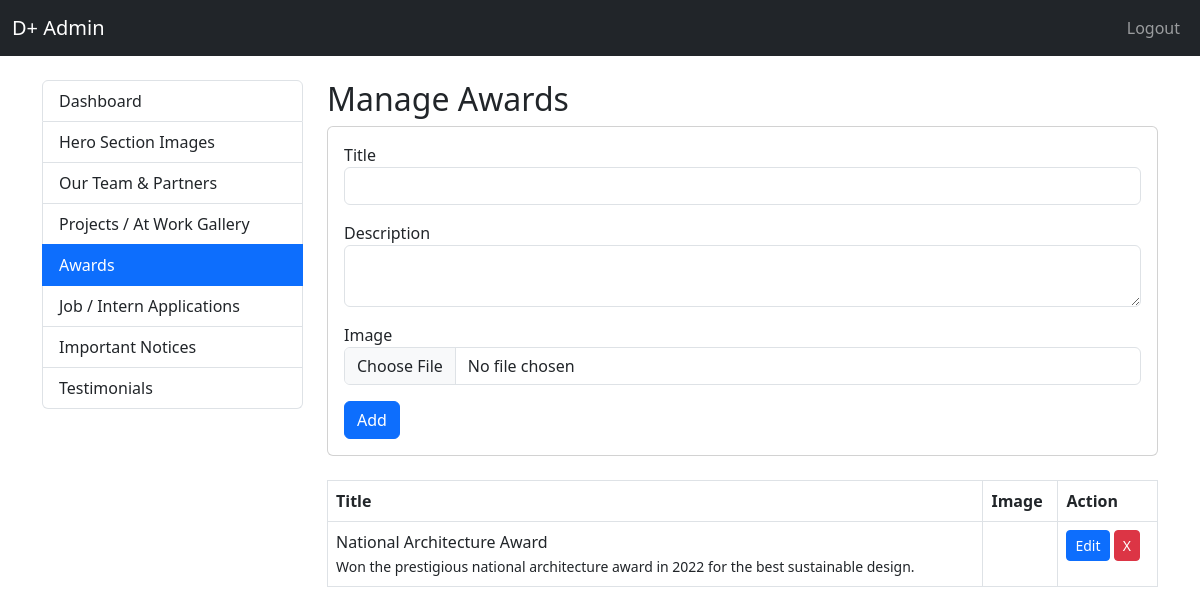
Screenshot of /admin/awards.php (signed in) with the database file from the repository.
### tables this page shows
CREATE TABLE awards (
        id INTEGER PRIMARY KEY AUTOINCREMENT,
        title TEXT NOT NULL,
        image_path TEXT,
        description TEXT
    );

### admin/awards.php (the view, shortened to what this page needs)
<?php
require_once '../db.php';
$stmt = $db->query("SELECT * FROM awards");
$awards = $stmt->fetchAll();
?>
<!DOCTYPE html>
<html lang="en">
<head>
    <link href="https://cdn.jsdelivr.net/npm/bootstrap@5.3.0/dist/css/bootstrap.min.css" rel="stylesheet">
</head>
<body>
    <nav class="navbar navbar-expand-lg navbar-dark bg-dark">
        <div class="container-fluid">
            <a class="navbar-brand" href="index.php">D+ Admin</a>
            <div class="collapse navbar-collapse">
                <ul class="navbar-nav ms-auto">
                    <li class="nav-item"><a class="nav-link" href="logout.php">Logout</a></li>
                </ul>
            </div>
        </div>
    </nav>
    <div class="container mt-4">
        <div class="row">
            <div class="col-md-3">
                <div class="list-group">
                    <a href="index.php" class="list-group-item list-group-item-action">Dashboard</a>
                    <a href="hero.php" class="list-group-item list-group-item-action">Hero Section Images</a>
                    <a href="team.php" class="list-group-item list-group-item-action">Our Team & Partners</a>
                    <a href="gallery.php" class="list-group-item list-group-item-action">Projects / At Work Gallery</a>
                    <a href="awards.php" class="list-group-item list-group-item-action active">Awards</a>
                    <a href="applications.php" class="list-group-item list-group-item-action">Job / Intern Applications</a>
                    <a href="notices.php" class="list-group-item list-group-item-action">Important Notices</a>
                    <a href="testimonials.php" class="list-group-item list-group-item-action">Testimonials</a>
                </div>
            </div>
            <div class="col-md-9">
                <h2>Manage Awards</h2>
                <div class="card mb-4">
                    <div class="card-body">
                        <form method="POST" enctype="multipart/form-data">
                            <div class="mb-3">
                                <label>Title</label>
                                <input class="form-control" type="text" name="title" required>
                            </div>
                            <div class="mb-3">
                                <label>Description</label>
                                <textarea class="form-control" name="description"></textarea>
                            </div>
                            <div class="mb-3">
                                <label>Image</label>
                                <input class="form-control" type="file" name="image">
                            </div>
                            <button class="btn btn-primary">Add</button>
                        </form>
                    </div>
                </div>
                <table class="table table-bordered mb-4">
                    <thead><tr><th>Title</th><th>Image</th><th>Action</th></tr></thead>
                    <tbody>
                        <?php foreach ($awards as $item): ?>
                        <tr>
                            <td><?= htmlspecialchars($item['title']) ?><br><small><?= htmlspecialchars($item['description']) ?></small></td>
                            <td><?php if($item['image_path']): ?><img class="img-thumbnail-popup" src="../<?= htmlspecialchars($item['image_path']) ?>" height="40"><?php endif; ?></td>
                            <td>
                                <button class="btn btn-sm btn-primary" data-bs-toggle="modal" data-bs-target="#editModal<?= $item['id'] ?>">Edit</button>
                                <form method="POST" style="display:inline;"><input type="hidden" name="action" value="delete"><input type="hidden" name="id" value="<?= $item['id'] ?>"><button class="btn btn-sm btn-danger">X</button></form>
                            </td>
                        </tr>
                        <?php endforeach; ?>
                    </tbody>
                </table>
            </div>
        </div>
    </div>
</body>
</html>

### rows the page displays
awards: title "National Architecture Award", description "Won the prestigious national architecture award in 2022 for the best sustainable design."
